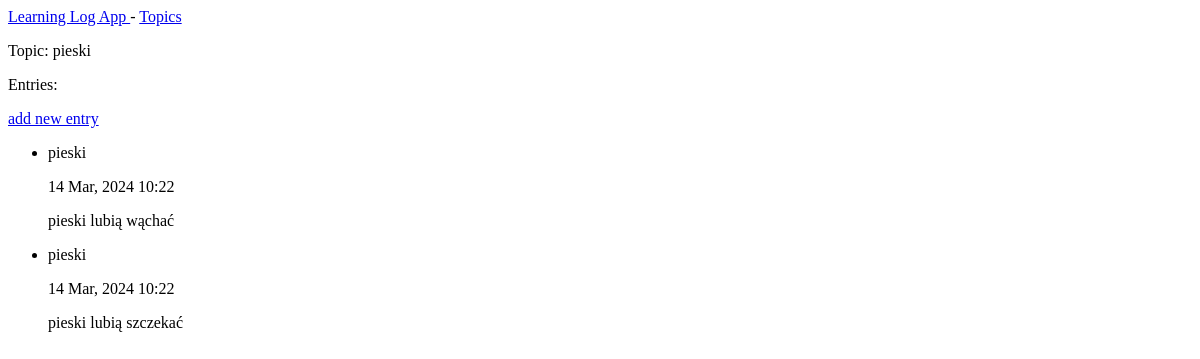
The page /topics/2/ on the database as committed earlier.
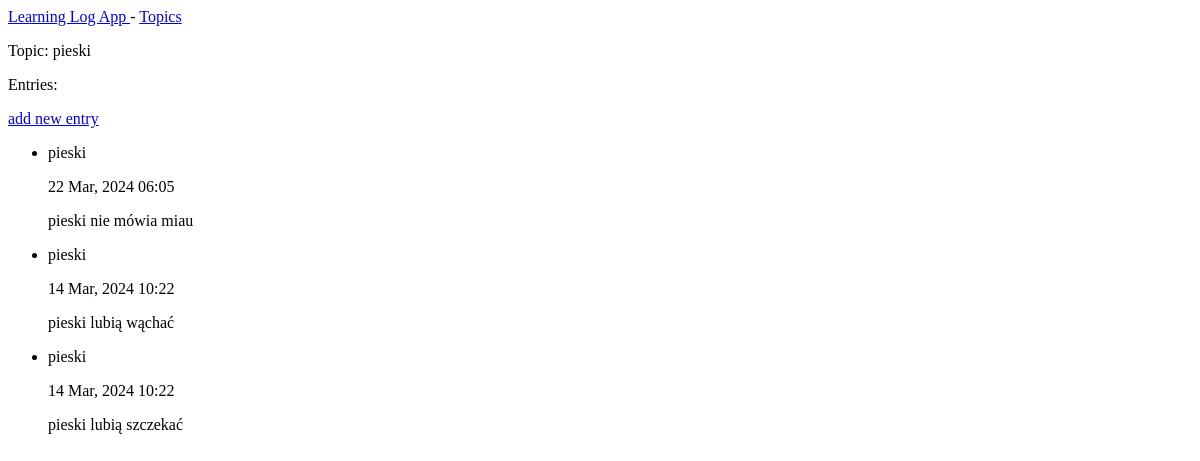
The same page on the database as committed later.
### learning_log_app/models.py (models this page shows, shortened)
class Topic(models.Model):
    text = models.CharField(max_length = 200)
    date_added = models.DateTimeField(auto_now_add = True)
    def __str__(self):
        return self.text

class Entry(models.Model):
    topic = models.ForeignKey(Topic, on_delete=models.CASCADE)
    text = models.TextField()
    date_added = models.DateTimeField(auto_now_add = True)
    class Meta:
        verbose_name_plural = 'entries'

### learning_log_app/views.py (the view)
# urls.py: path('topics/<int:topic_id>/', views.topic, name='topic'),
def topic(request, topic_id):
    topic = Topic.objects.get(id=topic_id)
    entries = topic.entry_set.order_by('-date_added')
    context = {'topic':topic, 'entries':entries}
    return render(request, 'learning_log_app/topic.html', context)

### learning_log_app/templates/learning_log_app/topic.html (shortened to what this page needs)
{% extends "learning_log_app/base.html"%}
{%block content%}
  <p>Topic: {{ topic }}</p>
  <p>Entries:</p>
  <p>
	<a href="{% url 'learning_log_app:new_entry' topic.id %}"> add new entry </a>
	</p>
  <ul>
  {% for entry in entries %}
    <li>{{ topic }}</li>
	  <p>{{ entry.date_added|date:'d M, Y H:i' }} </p>
	  <p>{{ entry.text|linebreaks }} </p>
  {% empty %}
    <li>No entries have been added yet.</li>
  {% endfor %}
	</ul>
{%endblock content%}

### learning_log_app/templates/learning_log_app/base.html
<p>
	<a href= "{% url 'learning_log_app:index' %}">Learning Log App </a> -
	<a href= "{% url 'learning_log_app:topics' %}">Topics </a>
	</p>
{% block content %}{% endblock content %}

Rows that differ between the two databases and show on the page:
added Entry: {{ topic }} "pieski", date_added "22 Mar, 2024 06:05", text "pieski nie mówia miau"
